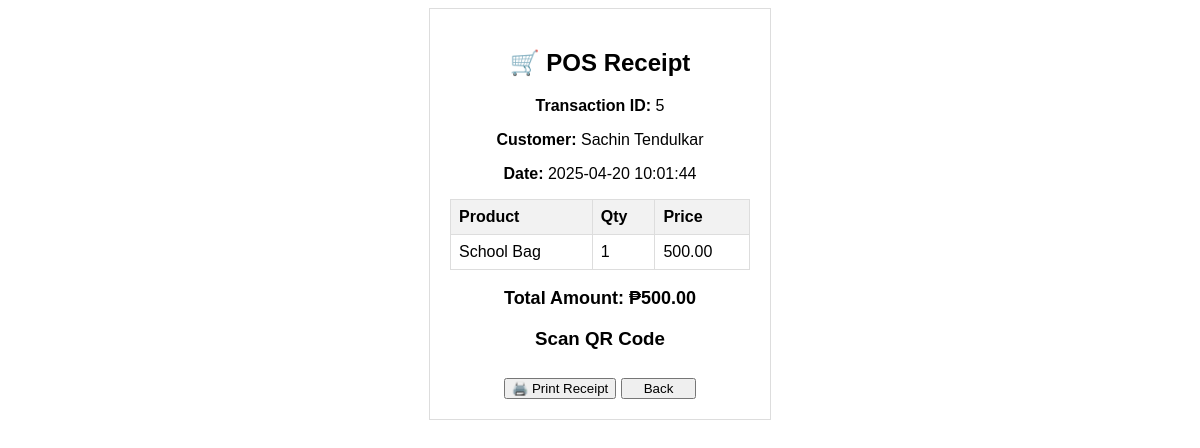
The page /receipt.php?transaction_id=5 on the database its author committed.
### tables this page shows
CREATE TABLE `pos_transaction` (
  `transaction_id` int(11) NOT NULL,
  `customer_name` varchar(50) NOT NULL,
  `transaction_date` timestamp NOT NULL DEFAULT current_timestamp()
);

CREATE TABLE `pos_transaction_details` (
  `id` int(11) NOT NULL,
  `transaction_id` int(11) NOT NULL,
  `product_id` int(3) NOT NULL,
  `quantity` int(11) NOT NULL,
  `total` decimal(10,2) NOT NULL,
  `product_name` varchar(255) NOT NULL
);

### receipt.php (the view, shortened to what this page needs)
<?php
$conn = new mysqli('localhost', 'root', '', 'shop_pos');
$transaction_id = $_GET['transaction_id'] ?? 0;
$transaction_query = $conn->prepare("SELECT customer_name, transaction_date FROM pos_transaction WHERE transaction_id = ?");
$transaction_query->bind_param("i", $transaction_id);
$transaction_query->execute();
$transaction_query->bind_result($customer_name, $transaction_date);
$items_query = $conn->prepare("SELECT product_name, quantity, total FROM pos_transaction_details WHERE transaction_id = ?");
$items_query->bind_param("i", $transaction_id);
$items_query->execute();
$items_result = $items_query->get_result();
$total_amount_query = $conn->prepare("SELECT SUM(total) FROM pos_transaction_details WHERE transaction_id = ?");
$total_amount_query->bind_param("i", $transaction_id);
$total_amount_query->execute();
$total_amount_query->bind_result($total_amount);
?>
<!DOCTYPE html>
<html lang="en">
<head>
    <link rel="stylesheet" href="./css/receipt.css">
</head>
<body>
    <div class="receipt">
        <h2>🛒 POS Receipt</h2>
        <p><strong>Transaction ID:</strong> <?php echo $transaction_id; ?></p>
        <p><strong>Customer:</strong> <?php echo $customer_name; ?></p>
        <p><strong>Date:</strong> <?php echo $transaction_date; ?></p>
        <table>
            <tr>
                <th>Product</th>
                <th>Qty</th>
                <th>Price</th>
            </tr>
            <?php while ($row = $items_result->fetch_assoc()): ?>
                <tr>
                    <td><?php echo $row['product_name']; ?></td>
                    <td><?php echo $row['quantity']; ?></td>
                    <td><?php echo $row['total']; ?></td>
                </tr>
            <?php endwhile; ?>
        </table>
        <div class="total-section">
            <p><strong>Total Amount: </strong> ₱<?php echo number_format($total_amount, 2); ?></p>
        </div>
        <div class="qr-section">
            <h3>Scan QR Code</h3>
        </div>
        <button class="btn-print" onclick="window.print()">🖨️ Print Receipt</button>
        <button><a class="back" href="./index.php">Back</a></button>
    </div>
</body>
</html>

### css/receipt.css (style rules this page uses)
body { font-family: Arial, sans-serif; text-align: center; }
.receipt { width: 300px; margin: auto; padding: 20px; border: 1px solid #ddd; }
table { width: 100%; border-collapse: collapse; margin-top: 10px; }
th, td { border: 1px solid #ddd; padding: 8px; text-align: left; }
th { background: #f2f2f2; }
.btn-print { margin-top: 10px; }
.back { text-decoration: none; padding: 20px 15px; color: black; }
.total-section { margin-top: 10px; font-size: 18px; font-weight: bold; }

### rows shown on the page
pos_transaction: customer_name "Sachin Tendulkar", transaction_date "2025-04-20 10:01:44"
pos_transaction_details: product_name "School Bag", quantity "1", total "500.00"

### other values the page prints
$transaction_id "5"
$total_amount "500.00"
